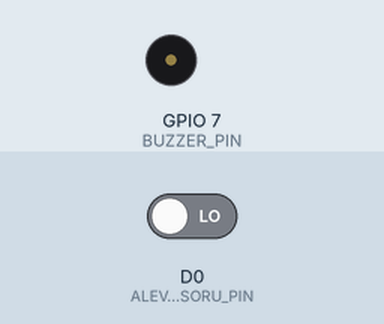
A sketch run on a simulated ESP8266 (NodeMCU). On the bench: buzzer (waves = sounding, pin HIGH). The test bench sets the inputs (shaded band); at power-on: D0 (ALEV_SENSORU_PIN) LOW.

Above: at 1.2 s.
1.3 s: D0 (ALEV_SENSORU_PIN) driven HIGH
At 2.1 s:
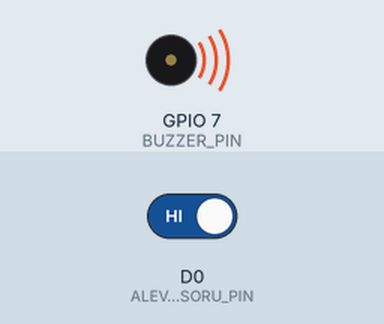
Timing chart, 0 to 4.3 s (numbered marks = the images above; inputs shaded):
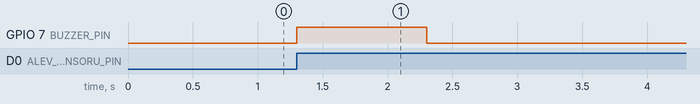

Measured:
- after the input at 1.3 s, GPIO 7 (BUZZER_PIN): LOW → HIGH at once, → LOW 1.0 s later

The sketch:

Alev_sensoru.ino
```cpp
#define ALEV_SENSORU_PIN D0 // Alev sensörünün bağlı olduğu dijital pin
#define BUZZER_PIN 7 // Buzzer'ın bağlı olduğu pin

bool oncekiDurum = LOW; // Önceki alev durumu (başlangıçta alev algılanmıyor)

void setup() {
  pinMode(ALEV_SENSORU_PIN, INPUT); // Alev sensörünün pinini giriş olarak ayarla
  pinMode(BUZZER_PIN, OUTPUT); // Buzzer'ın pinini çıkış olarak ayarla
}

void loop() {
  int alevDurumu = digitalRead(ALEV_SENSORU_PIN); // Alev sensöründen okunan değeri al

  if (alevDurumu == HIGH && oncekiDurum == LOW) { // Eğer alev algılandıysa ve önceki durum algılanmadıysa
    digitalWrite(BUZZER_PIN, HIGH); // Buzzer'ı aktif et
    delay(1000); // 1 saniye bekle
    digitalWrite(BUZZER_PIN, LOW); // Buzzer'ı kapat
    oncekiDurum = HIGH; // Önceki durumu güncelle
  } else if (alevDurumu == LOW && oncekiDurum == HIGH) { // Eğer alev algılanmadıysa ve önceki durum algılandıysa
    oncekiDurum = LOW; // Önceki durumu güncelle
  }
}
```
